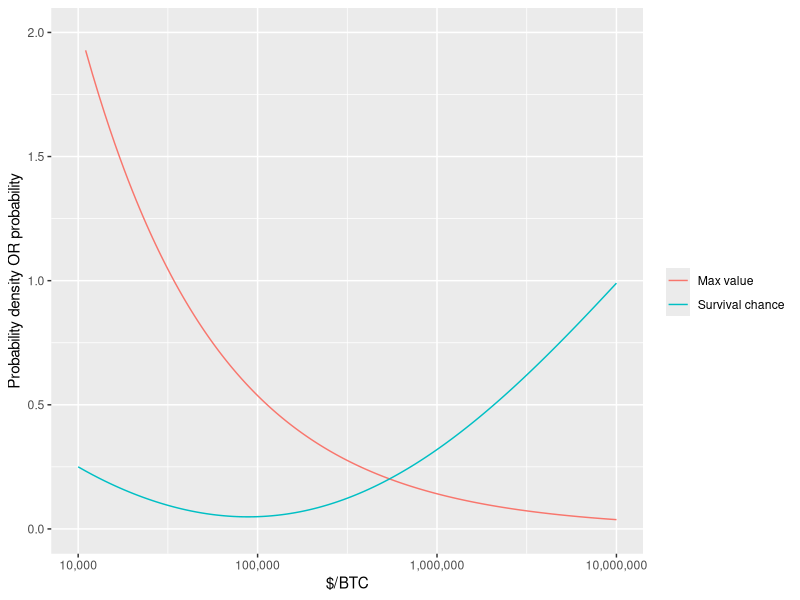

This figure's R source:
################################################################################
## Copyright 2018 "Nathan Hwang" <thenoviceoof>
##
## Licensed under the Apache License, Version 2.0 (the "License");
## you may not use this file except in compliance with the License.
## You may obtain a copy of the License at
##
##     http://www.apache.org/licenses/LICENSE-2.0
##
## Unless required by applicable law or agreed to in writing, software
## distributed under the License is distributed on an "AS IS" BASIS,
## WITHOUT WARRANTIES OR CONDITIONS OF ANY KIND, either express or implied.
## See the License for the specific language governing permissions and
## limitations under the License.
################################################################################

# Illustrate the bounded exponential behaviors.
# Except it isn't really exponential! Note the log axis.

library(rmutil)
library(ggplot2)
library(scales)

scaling = (10000000 - 10000)

xx = seq(10000, 10000000, by=1000)
x = (log10(xx) - log10(10000))/(log10(10000000) - log10(10000))
# Re-normalize with the CDF (pexp)
maxpoint = dexp(2 * x, 2) / pexp(2, 2)
# This is weird, because it's just me playing around with polynomials
# until I found one that found good.
survive = (1 - x) * (x - 0.5)^2 + 0.99 * x^4 * 4^(1-x)

maxDF = data.frame(xx, y=maxpoint)
surDF = data.frame(xx, y=survive)

maxDF$id = "Max value"
surDF$id = "Survival chance"

data = rbind(maxDF, surDF)

plot = ggplot(data, aes(x=xx, y=y, color=id)) +
    xlab("$/BTC") +
    ylab("Probability density OR probability") +
    ylim(0, 2) +
    scale_x_log10(labels=comma) +
    geom_line()
plot$labels$colour = ""

ggsave("plt_beta_distributions.png", plot)
